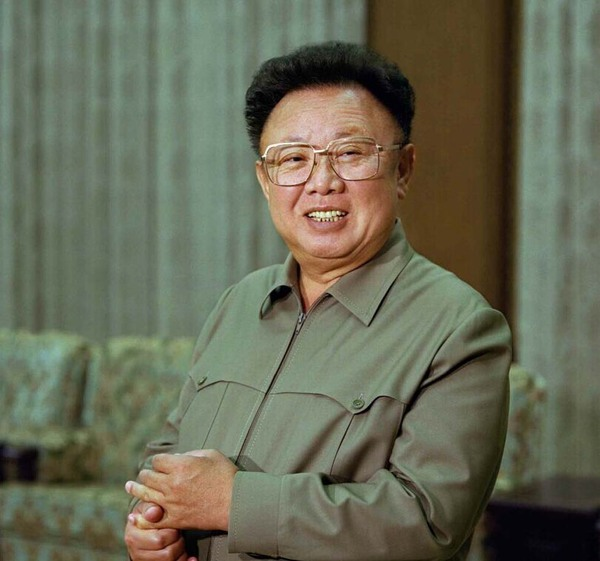
#> input picture Math (1)4.14/img/jin.jpg, 600 x 561 px, found by its file name
$ python imgtest.py
#> lines starting #> are read from the running program, lines starting #| are printed output that depends on the picture
import numpy as np
import matplotlib.pyplot as plt

mat = plt.imread("img/jin.jpg")
#> mat is the input picture: shape (561, 600, 3); mean R, G, B 103.8, 106, 86.2
print(mat/255)
#> (printed output is left out)
mat = mat / 255
mat_new = mat[:, :, 0]/3+mat[:, :, 1]/3+mat[:, :, 2]/3
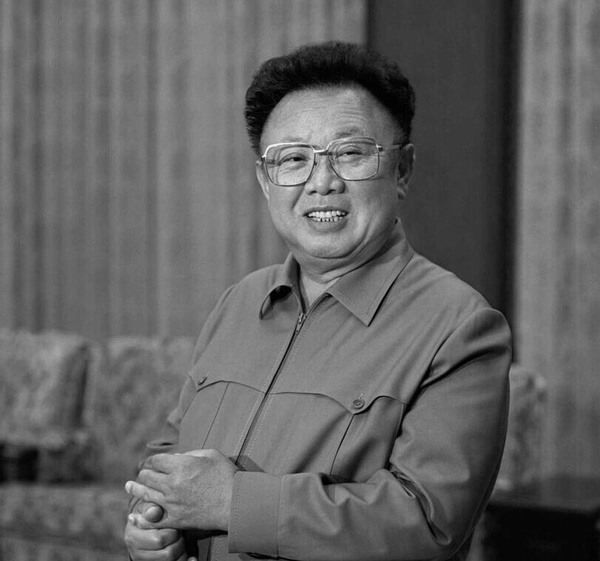
#> mat_new: shape (561, 600) float64; min 0, max 0.969, mean 0.387

# SVD奇异值分解
M, A, N = np.linalg.svd(mat_new)
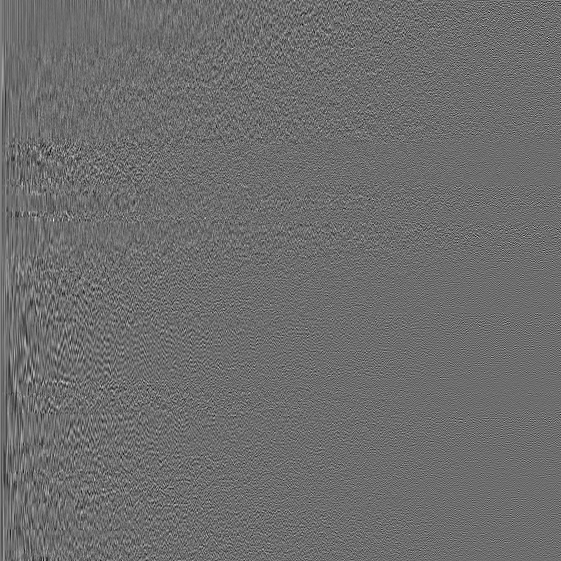
#> M: shape (561, 561) float64; min -0.233, max 0.308, mean 7.09e-05; drawn with min black and max white
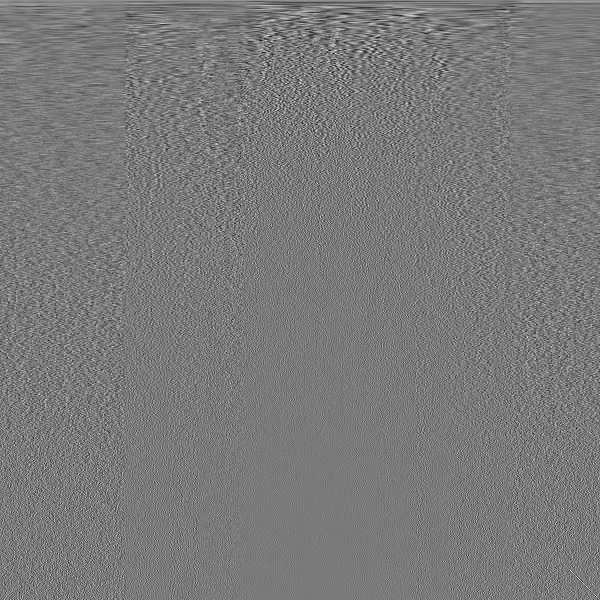
#> N: shape (600, 600) float64; min -0.237, max 0.258, mean 6.85e-05; drawn with min black and max white
#> A = 561 values, max 231.2 at index 0, min 0.00206 at index 560, mean 1.23
# 转换为对角矩阵
A = np.diag(A)
M1 = M[:, :100]
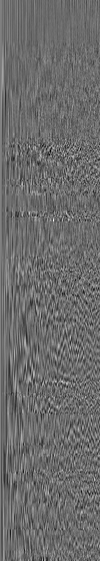
#> M1: shape (561, 100) float64; min -0.227, max 0.308, mean 0.000401; drawn with min black and max white
A1 = A[:100, :100]
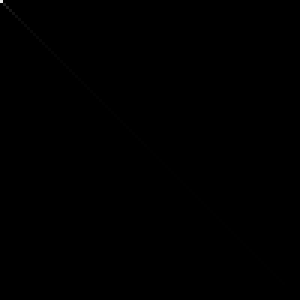
#> A1: shape (100, 100) float64 (shown 3 times larger); min 0, max 231.2, mean 0.1
N1 = N[:100, :]
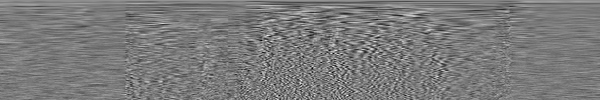
#> N1: shape (100, 600) float64; min -0.237, max 0.255, mean 0.000395; drawn with min black and max white
mat = np.dot(np.dot(M1, A1), N1)
#> mat: shape (561, 600) float64

plt.matshow(mat, cmap=plt.get_cmap("gray"))
plt.show()
print(mat.shape)
#| (561, 600)
